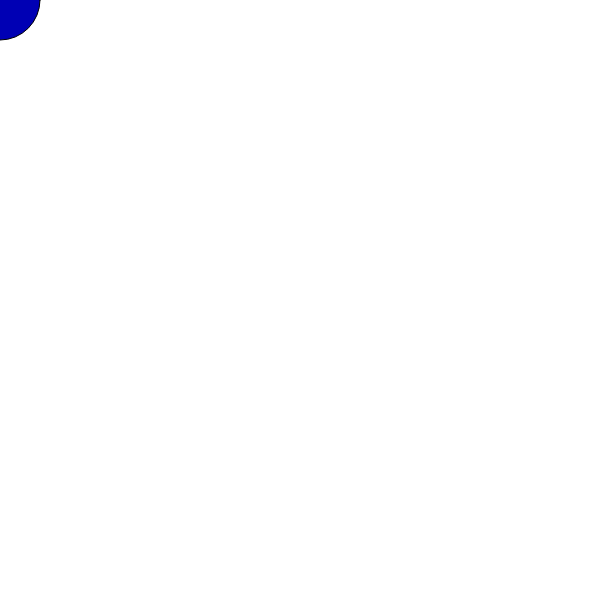
Frame 1 (no input)
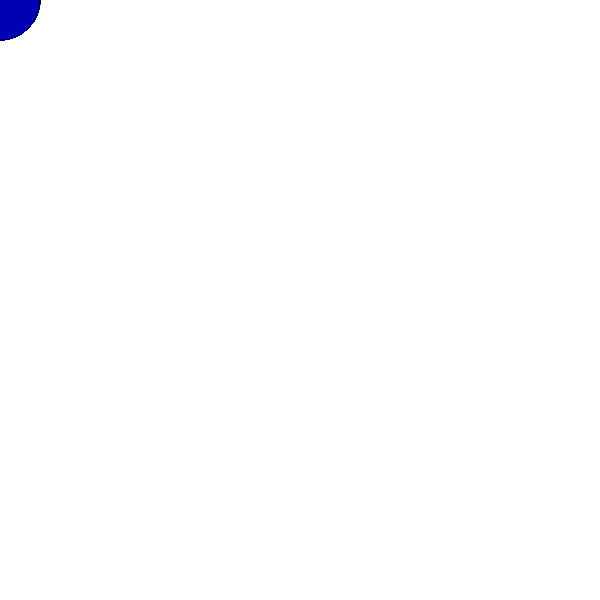
Frame 60 (no input)
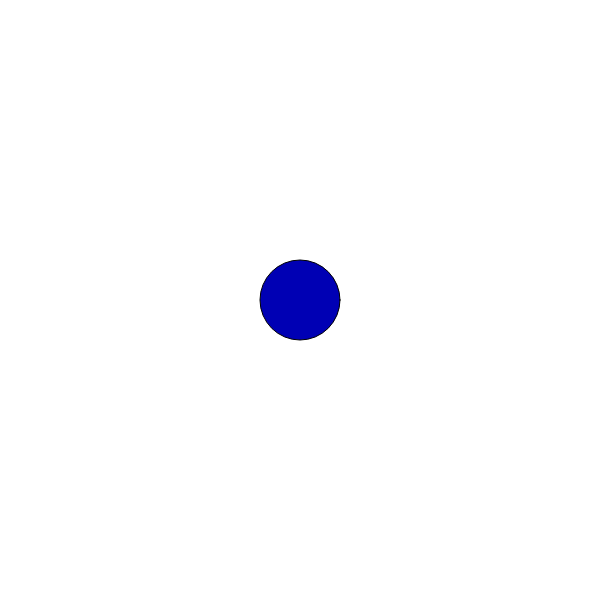
Frame 120 (the mouse pressed at the canvas centre since frame 60)

The p5.js sketch that drew these frames (run headless with seeded random() and noise() and a simulated clock; from frame 60 on, the mouse is pressed at the canvas centre):

// p5.js sketch
// ── sketch.js
function setup() {
  createCanvas(600, 600);
}

function draw() {
  if (mouseIsPressed) {
    background(255)
  } else {
    fill(0.6*mouseX, 0.6*mouseY, 180)
    
  }
  ellipse(mouseX,mouseY,80,80);
}
